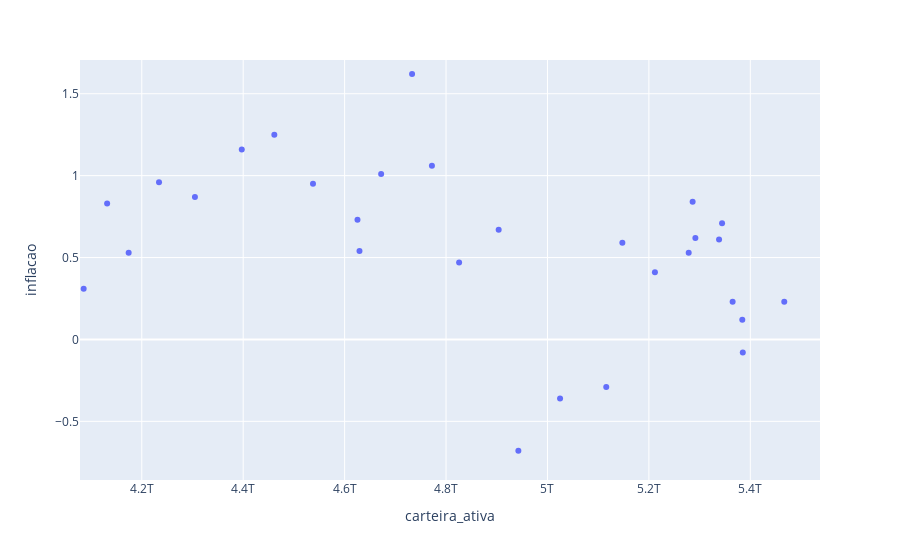

Notebook code for this chart:
### Code cell
import plotly.express as px
fig = px.scatter(df_inflacao_divida, x="carteira_ativa", y="inflacao")
fig.show()

### Figure 1 — Plotly figure (JSON) as saved in the notebook; plotly's stock layout.template omitted (floating-point values rounded to 4 significant figures; data arrays with more than 128 entries replaced by an {"elided": "..."} marker saying what was removed)
{"data": [{"hovertemplate": "carteira_ativa=%{x}<br>inflacao=%{y}<extra></extra>", "legendgroup": "", "marker": {"color": "#636efa", "symbol": "circle"}, "mode": "markers", "name": "", "orientation": "v", "showlegend": false, "type": "scatter", "x": {"elided": "135 float values"}, "xaxis": "x", "y": {"elided": "135 float values"}, "yaxis": "y"}], "layout": {"autosize": true, "legend": {"tracegroupgap": 0}, "margin": {"t": 60}, "xaxis": {"anchor": "y", "autorange": false, "domain": [0, 1], "range": [4078000000000.0, 5537000000000.0], "title": {"text": "carteira_ativa"}, "type": "linear"}, "yaxis": {"anchor": "x", "autorange": false, "domain": [0, 1], "range": [-0.8581, 1.706], "title": {"text": "inflacao"}, "type": "linear"}}}
